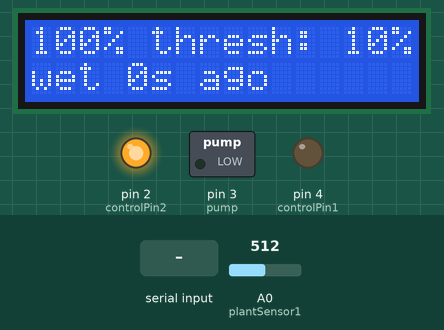
This sketch was run on a simulated Arduino Uno, built with avr-gcc and run on an emulated ATmega328P. Parts: 16×2 character LCD, switched loads named in the sketch (green lamp = pin HIGH), output pins drawn as LEDs (lit = HIGH). The inputs (shaded band) are chosen by the test bench; at power-on: A0 (plantSensor1) = 512. What the sketch prints to the serial monitor is not drawn.

Above: at 2.1 s.
2.2 s: "water 1\n" received over Serial
At 4.4 s:
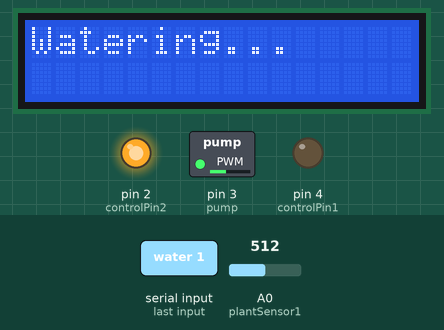
4.7 s: "stop 1\n" received over Serial
At 6.4 s:
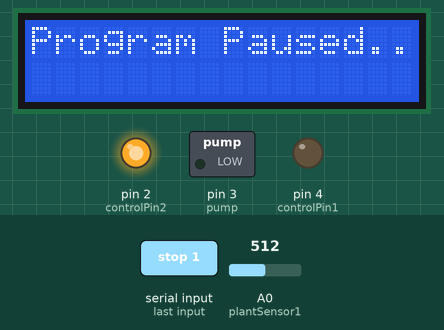
7.2 s: "empty 1\n" received over Serial
At 10.0 s:
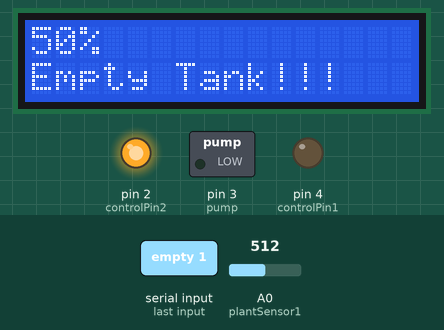
11.7 s: A0 (plantSensor1) set to 716
At 18.1 s:
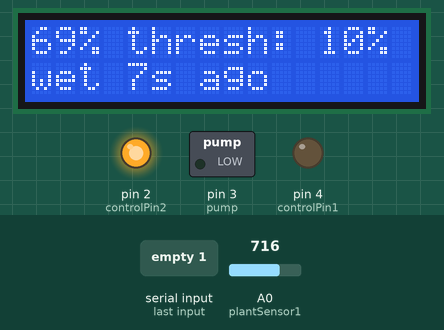
25.7 s: "config" received over Serial
At 34.9 s:
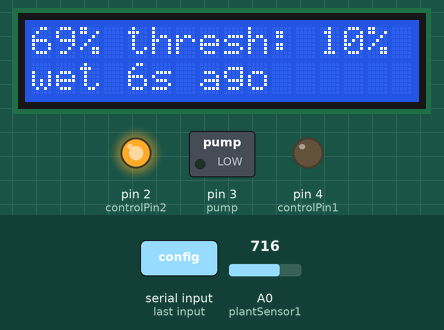
35.2 s: A0 (plantSensor1) set to 900
At 42.5 s:
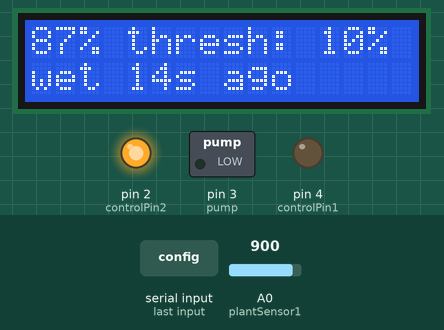
Timing chart, 0 to 44.0 s (numbered marks = the images above; inputs shaded):
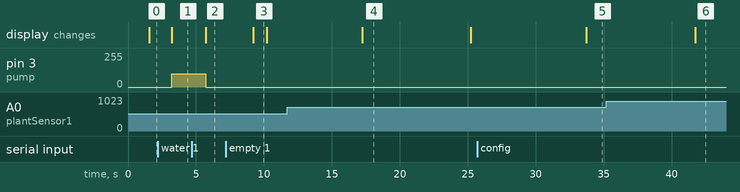

Measured:
- after the input at 2.2 s, pin 3 (pump): 0/255 → 100/255 after 1.0 s; the display: changes after 1.0 s (image 1)
- after the input at 4.7 s, pin 3 (pump): 100/255 → 0/255 after 1.0 s; the display: changes after 1.0 s (image 2)
- after the input at 7.2 s, the display: changes after 2.0 s (image 3)
- after the input at 25.7 s, the display: changes after 8.0 s (image 5)
- after the input at 35.2 s, the display: changes after 6.5 s (image 6)
- what the display in image 3 shows lasts 1.0 s, from 9.2 s to 10.2 s
- what the display in image 4 shows lasts 8.0 s, from 17.2 s to 25.2 s

The sketch:

PlantWateringProj.ino
```cpp
/* Automated Plant Watering System

   This Program will take in readings from a moisture sensor and water the plant accordingly
   An LCD display is also used to display moisture information, threshold to water, and last watering
   Data will be sent serially to be logged.
   Serial commands will also be implemented to overwrite program parameters and force actions

   created May 29th, 2019
   by Marcel Morin

   Last modified May 30th, 2019
*/

#include "lcdDisplay.h"

//Defining starting values, these will be able to be overwritten when the program starts
#define startThresh 103         //Default threshold on startup = 10%
#define startWateringTime 13000 //Default watering time on startup
#define startSamplingRate 8000  //Default sampling rate on startup

const int plantSensor1 = A0;// sensor pins
const int pump = 3;         // PWM pin for pump
const int controlPin1 = 4;  // connected to pin 7 on the H-bridge
const int controlPin2 = 2;  // connected to pin 2 on the H-bridge


enum State_enum {POLLING, WATER, WATERING, CONFIRM_WATER, TANK_EMPTY, JUST_POLL, END};
uint8_t state = POLLING;


unsigned long wateredTimeStamp = 0; //Holds the millis time when last watered
unsigned long wateringStart = 0;    //Used as starting timestamp of when watering starts
unsigned long lastPolling = 0;      //Used as timestamp of last sample
unsigned long lastloop = 0;         //Used as timestamp of last loop
unsigned long currentMillis = 0;    //Hold current time
unsigned long  lastWatered = 0;     //currentMillis-wateredTimeStamp
int sensorReading = 0;              //Holds sensor reading
int index = 0;
int last3[3] = {1000, 1000, 1000};
int avg = 1000;
float moisture = 100;

//These variables can be overwritten via Serial commands
int samplingRate = startSamplingRate; //rate at which to acquire
float threshold = startThresh;          //threshold to water at
unsigned long wateringTime = startWateringTime; //

const int loopRate = 500; //everyhalf second check for commands at least
unsigned long lastLoop = 0;


unsigned long timeBetween(unsigned long pastTime, unsigned long currentTime);
int average(int *samples);
void getSerialCharArray(char *charHolder);
void parseCommand(char *command);

void setup() {
  lcd.SETUP();
  pinMode(controlPin1, OUTPUT);
  pinMode(controlPin2, OUTPUT);
  pinMode(pump, OUTPUT);
  digitalWrite(pump, LOW);
  digitalWrite(controlPin1, LOW);
  digitalWrite(controlPin2, HIGH);
  analogWrite(pump, 0);
  delay(500);
  Serial.begin(9600);
}

void loop() {
  currentMillis = millis();

  if (timeBetween(lastLoop, currentMillis) >= loopRate) {
    lastLoop = currentMillis;

    if (timeBetween(lastPolling, currentMillis) >= samplingRate) { //acquire, send data serially
      sensorReading = analogRead(plantSensor1); //from 0-1023
      last3[index++] = sensorReading;
      index = index % 3; //inedx loops back around 0-2
      avg = average(last3);

      moisture = sensorReading * (100.0 / 1023.0);

      //TODO: overflow of millis?
      lastWatered = timeBetween(wateredTimeStamp, currentMillis) / 1000; //in seconds
      lastPolling = currentMillis;
      Serial.print(" data: ");
      Serial.print(sensorReading);
      Serial.print(" ");
      Serial.print(avg);
      Serial.print(" ");
      Serial.println(state);
    }

    char cmd[30] = "";
    getSerialCharArray(cmd);

    parseCommand(cmd);//will change system variables or change FSM state

    //the above code will always execute every interval
    //the behavior to follow depends on the system state

    switch (state) {
      case POLLING:
        {
          //Serial.println("in POLLING");
          analogWrite(pump, 0);
          lcd.updateLCD(1, moisture, (threshold / 1024) * 100, lastWatered);
          if (avg < threshold) state = WATER;
        }
        break;

      case WATER:
        {
          //Serial.println("in WATER");
          analogWrite(pump, 100);
          lcd.waterLCD(2);
          wateringStart = currentMillis;
          state = WATERING;
        }
        break;

      case WATERING:
        {
          //Serial.println("WATERING..");
          if (timeBetween(wateringStart, currentMillis) >= wateringTime) {
            state = CONFIRM_WATER;
          }
        }
        break;

      case CONFIRM_WATER:
        {
          //Serial.println("in CONFIRM_WATER");
          analogWrite(pump, 0);

          if (avg > threshold) {
            state = POLLING;
            wateredTimeStamp = millis();
          } else {
            state = TANK_EMPTY;
          }
        }
        break;

      case TANK_EMPTY:
        {
          //Serial.println("in TANK_EMPTY");
          lcd.emptyTankLCD(3, moisture);
          if (avg > threshold) {
            wateredTimeStamp = millis();
            state = POLLING;
          }
        }
        break;

      case JUST_POLL:
        {
          //Serial.println("in JUST_POLL");
          lcd.justPollLCD(4, moisture);
          state = JUST_POLL;
        }
        break;

      case END: //enters infinite loop waiting for command to break out of it.
        {
          //Serial.println("in STOP");
          analogWrite(pump, 0);

          while (1) {
            lcd.stopLCD(5);
            char cmd2[30] = "";
            getSerialCharArray(cmd2);
            parseCommand(cmd2);//will change system variables or change FSM state
            if (state != END) break;
          }
        }
        break;
    }
  }
}


void parseCommand(char *command) { //dont use String class use char arrays
  char *tok;
  tok = strtok(command, " ");//tokenizing the command will get rid of \r\n at the end
  Serial.println(tok);

  if (strcmp(command, "default") == 0) {
    samplingRate = startSamplingRate;
    threshold = startThresh;
    wateringTime = startWateringTime;
    //Serial.println(command);
  } else if (strcmp(command, "water") == 0) {
    state = WATER;
    //Serial.println(command);
  } else if (strcmp(command, "poll") == 0) {
    state = POLLING;
    //Serial.println(command);
  } else if (strcmp(command, "stop") == 0) {
    state = END;
    //Serial.println(command);
    //Serial.println("STOPPING");
  } else if (strcmp(command, "empty") == 0) {
    state = TANK_EMPTY;
    //Serial.println(command);
  } else if (strcmp(command, "config") == 0) {
    state = CONFIRM_WATER;
    //Serial.println(command);
  } else {

    //char *firstArg;
    //firstArg = strtok(command, " ");

    if (strcmp(tok, "sample") == 0) {
      Serial.print("cmd:  ");
      Serial.println(tok);
      tok = strtok(NULL, " ");
      Serial.print("arg:  ");
      Serial.println(tok);
      int newSampling = atoi(tok);
      if (newSampling >= 1 && newSampling <= 3600) {
        samplingRate = newSampling * 1000;
      } else {
        Serial.println("~Value needs to be between 1 & 3600 seconds");
      }

    } else if (strcmp(tok, "thresh") == 0) {
      Serial.print("cmd:  ");
      Serial.println(tok);
      tok = strtok(NULL, " ");
      Serial.print("arg:  ");
      Serial.println(tok);
      int newThresh = atoi(tok);
      if (newThresh >= 1 && newThresh <= 90) {
        threshold = ((float)newThresh / 100) * 1024;
      } else {
        Serial.println("~Value needs to be between 1 & 90 %");
      }

    } else if (strcmp(tok, "watertime") == 0) {
      Serial.print("cmd:  ");
      Serial.println(tok);
      tok = strtok(NULL, " ");
      Serial.print("arg:  ");
      Serial.println(tok);
      int newWatering = atoi(tok);
      if (newWatering >= 3 && newWatering <= 20) {
        wateringTime = newWatering * 1000;
      } else {
        Serial.println("~Value needs to be between 3 & 20 seconds");
      }
    }

  }

}

unsigned long timeBetween(unsigned long pastTime, unsigned long currentTime) {
  return currentTime - pastTime; //accounts for rollover?
}

int average(int *samples) {
  return (samples[0] + samples[1] + samples[2]) / 3;
}

void getSerialCharArray(char *charHolder) {
  String serialCmd = Serial.readString();
  serialCmd.toCharArray(charHolder, 30);
}
```

lcdDisplay.cpp
```cpp
#include "Arduino.h"
#include "lcdDisplay.h"
#include <LiquidCrystal.h>

//can add global vars
int prevMode = 1;
int prevMoisture = 0;
int prevThresh = 0;
int prevLastWater = 0;

// initialize the LCD interface pins
const int rs = 9, en = 8, d4 = 10, d5 = 11, d6 = 12, d7 = 13;
LiquidCrystal LCD(rs, en, d4, d5, d6, d7);

dclass::dclass() {
}

void dclass::SETUP() {
  LCD.begin(16, 2); // set LCD's columns and rows
  LCD.print("Booting Up...");
}


void dclass::updateLCD(int mode, int moisture, int thresh, unsigned long lastWater) {
  //convert lastWater to string
  //ms to seconds

  char lastWaterDisplay[30];
  if (lastWater < 60) { //display seconds
    snprintf(lastWaterDisplay, 30, "%ds", lastWater);

  } else if (lastWater < 3600) { //display minutes
    lastWater = lastWater / 60;
    snprintf(lastWaterDisplay, 30, "%dmin", lastWater);

  } else if (lastWater < 86400) { //display hours
    float decimalNumber = (((float)lastWater / 60.0) / 60.0);
    char floatString[10];
    dtostrf(decimalNumber, 3, 1, floatString);
    sprintf(lastWaterDisplay, "%shrs", floatString);

  } else { //display days
    float decimalNumber = ((((float)lastWater / 60.0) / 60.0) / 24.0);
    char floatString[20];
    dtostrf(decimalNumber, 3, 1, floatString);
    sprintf(lastWaterDisplay, "%sdays", floatString);
  }

  if (prevMode != mode || prevMoisture != moisture || prevThresh != thresh || prevLastWater != lastWater) {
    // normal screen
    LCD.clear();
    LCD.setCursor(0, 0);
    LCD.print(moisture);
    LCD.print("% ");
    LCD.print("thresh: ");
    LCD.print(thresh);
    LCD.print("%");
    LCD.setCursor(0, 1);
    LCD.print("wet ");
    LCD.print(lastWaterDisplay);
    LCD.print(" ago");
    prevMode = mode;
    prevMoisture = moisture;
    prevThresh = thresh;
    prevLastWater = lastWater;
  }

}

void dclass::waterLCD(int mode) {
  if (prevMode != mode) {
    // Watering... (show how many cups it is going to water?)
    LCD.clear();
    LCD.setCursor(0, 0);
    LCD.print("Watering...");
    prevMode = mode;
  }

}

void dclass::emptyTankLCD(int mode, int moisture) {
  if (prevMode != mode || prevMoisture != moisture) {
    // Empty Tank
    LCD.clear();
    LCD.setCursor(0, 0);
    LCD.print(moisture);
    LCD.print("% ");
    LCD.setCursor(0, 1);
    LCD.print("Empty Tank!!!");
    prevMode = mode;
    prevMoisture = moisture;
  }
}

void dclass::justPollLCD(int mode, int moisture) {
  if (prevMode != mode || prevMoisture != moisture) {
    // normal screen
    LCD.clear();
    LCD.setCursor(0, 0);
    LCD.print(moisture);
    LCD.print("% ");
    prevMode = mode;
    prevMoisture = moisture;
  }
}

void dclass::stopLCD(int mode) {
  if (prevMode != mode) {
    // Empty Tank
    LCD.clear();
    LCD.setCursor(0, 0);
    LCD.print("Program Paused..");
    prevMode = mode;
  }
}

dclass lcd = dclass();
```

lcdDisplay.h
```cpp
#ifndef lcdDisplay_h
#define lcdDisplay_h


class dclass
{
  public:
    dclass();
    void SETUP();
    void updateLCD(int mode, int moisture, int thresh, unsigned long lastWater);
    void waterLCD(int mode);
    void emptyTankLCD(int mode, int moisture);
    void justPollLCD(int mode, int moisture);
    void stopLCD(int mode);

};

extern dclass lcd;

#endif
```
